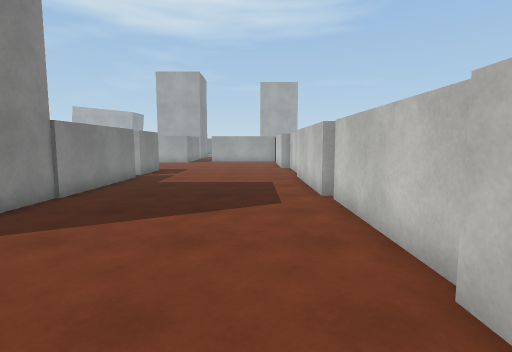
View 1 (above)

24 first-person views from a walk through a 3-D level made in the Unity game engine. The camera is 1.4 m above the floor, tilts 6° down and sees 80° across. The floor is counted in squares, 1 m on a side. Each view is taken from the middle of a square. On the plan, view 1 faces up. The plan holds only what a view shows up to about 14 squares ahead; the rest is blank. The place goes on beyond the plan. The player is left out. Surface patterns are stand-ins for the level's own textures.

View 2
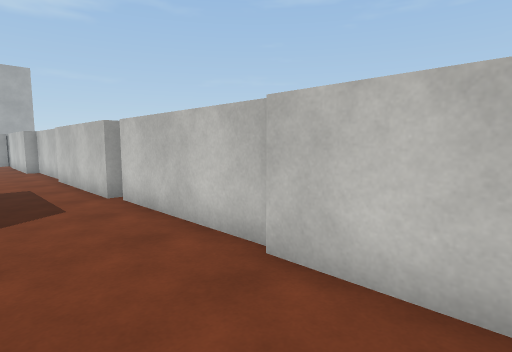

View 3
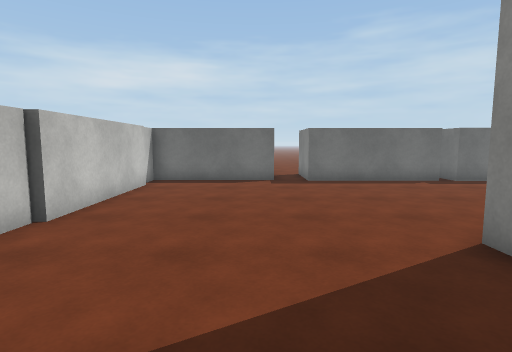

View 4
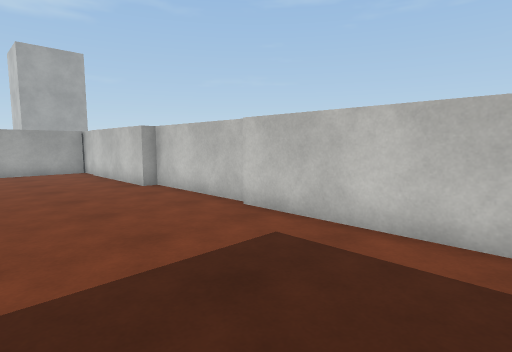

View 5
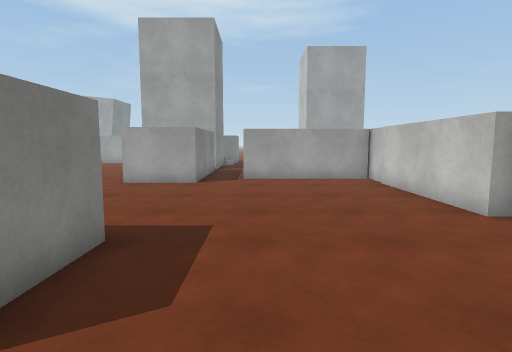

View 6
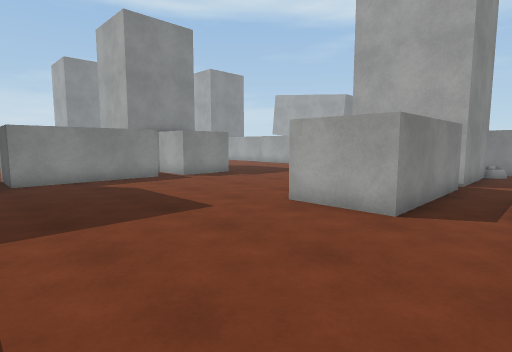

View 7
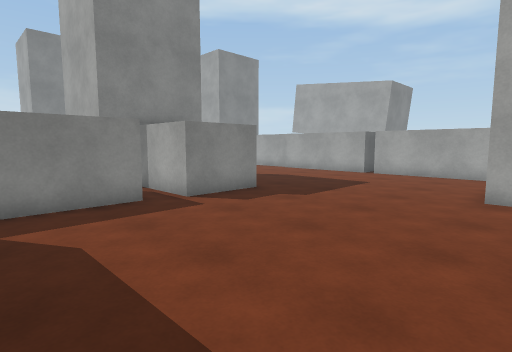

View 8
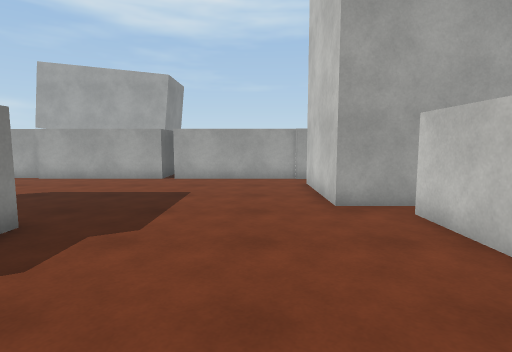

View 9
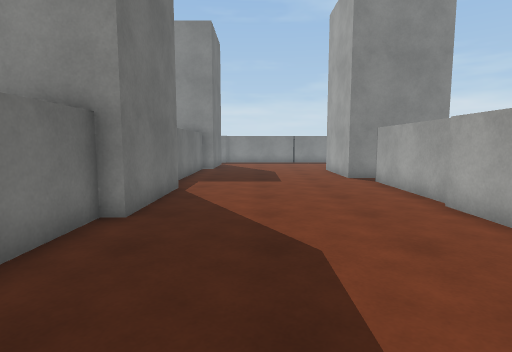

View 10
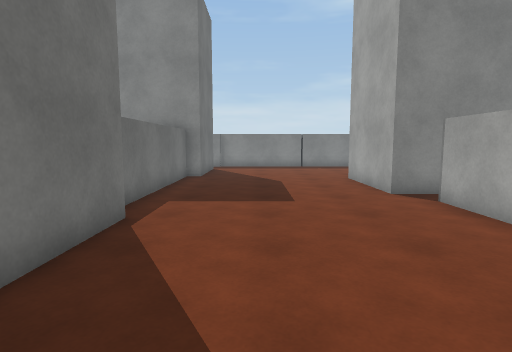

View 11
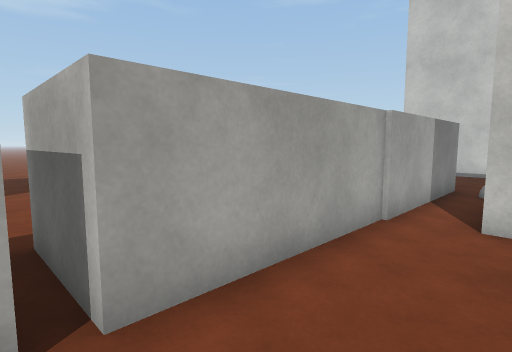

View 12
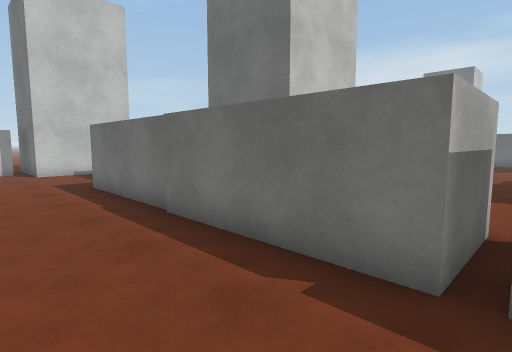

View 13
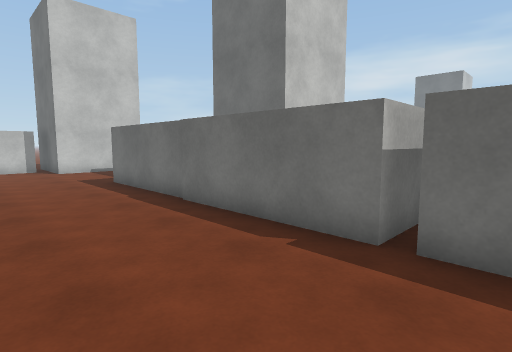

View 14
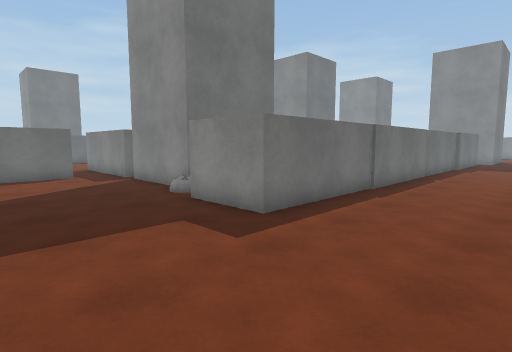

View 15
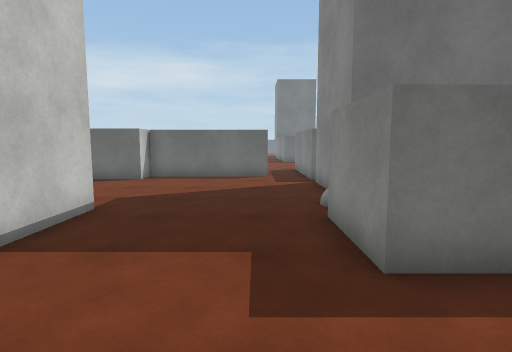

View 16
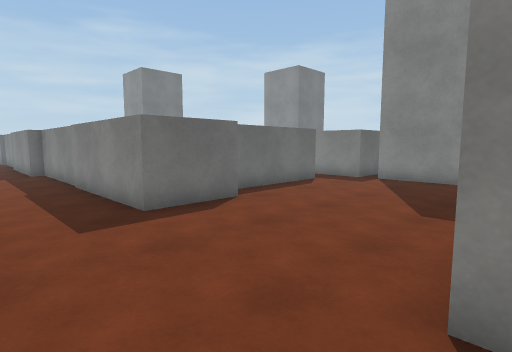

View 17
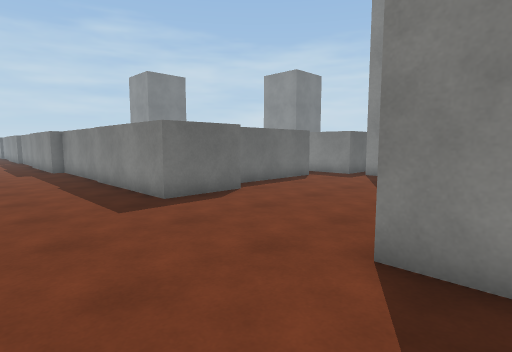

View 18
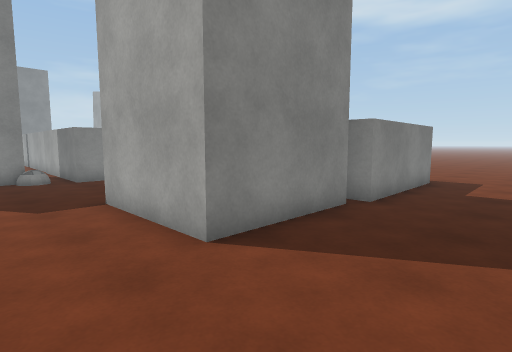

View 19
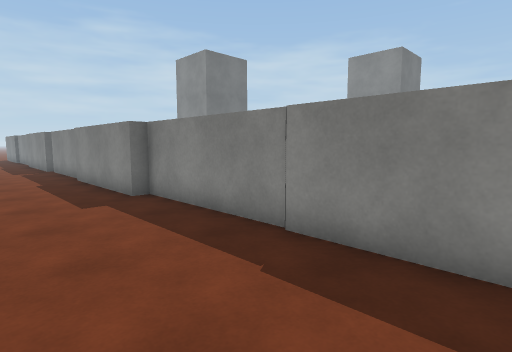

View 20
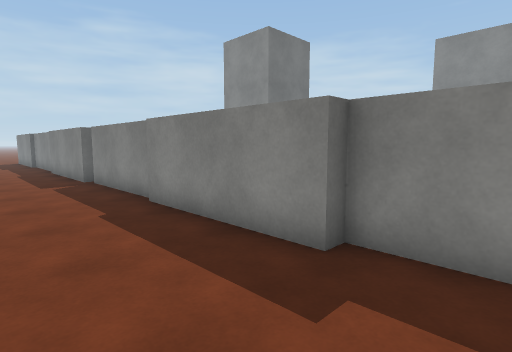

View 21
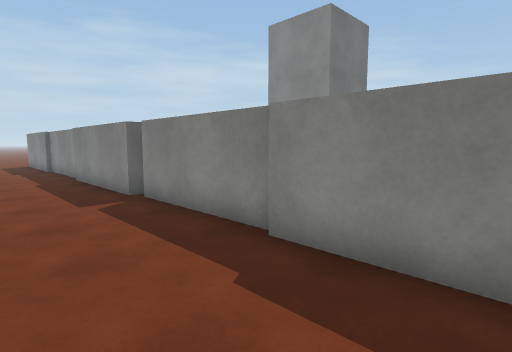

View 22
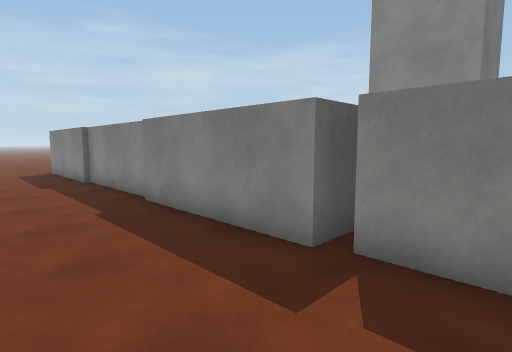

View 23
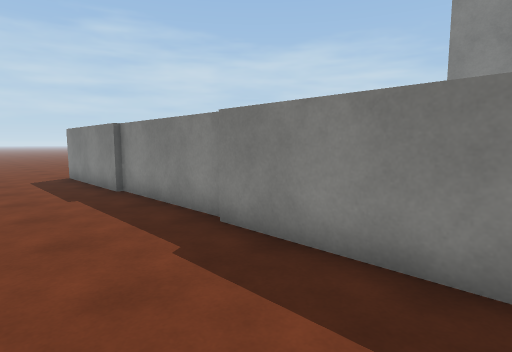

View 24
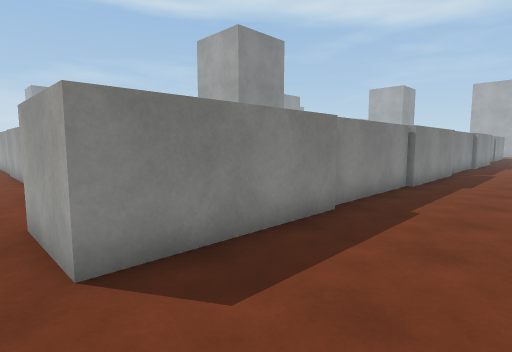

### Floor plan
Key: @ floor where view 1 was taken; . floor; T tower.
Columns run from 28 left of view 1 to 8 right of it. Each row starts with its distance up from view 1.
 41             . .....   ..... .    T..
 40              ...............     T..
 39             ..................T  T..
 38   T         ..................T TT..
 37   T         TTTTTTTTTTTT.....TTTT....
 36   T          TT        T.....T  T....
 35   T.TTTTT    TT        T.....T  T....
 34 TTT......TTTTTTTTTTTTTTT.....TTTT....
 33 ...................TTTTT.............
 32 ...................T   T.............
 31 ...................T   T.............
 30 ...................T   T.............
 29 ...................TTTTT.............
 28 ....................TTTT......TTT...
 27 TTTTTTTTTTTTTT......T  T.TTTTTT T...
 26          T   T......T  T.       T....
 25          T   T......   T.       T...
 24      TTTTT   .......   T.TTTTTT T....
 23              T......TTTT......T T....
 22              T................  T....
 21              T................  T....
 20              T................  T....
 19              T................  T...
 18           TTTT................T T....
 17                    ...........T T....
 16                        T......T T....
 15                        T......T T....
 14                        T......T T....
 13                        T......T T....
 12                        T......T T....
 11                        T......T T....
 10                        T......T T....
  9                        T......T T...
  8                        T......T T....
  7                        T......T T....
  6                        T......T T....
  5                        T......T T....
  4                        T......T T....
  3                       ........T T....
  2                      .........T T....
  1                      .........T T....
  0                     ........@.T T...
 -1                    ...........T T...
 -2                   ............T T....
 -3                   ............T T....
 -4                  TTTTTTTTTTTTTT T....
 -5                   T     T       T....
 -6                    TTTT T       T....
 -7                      .........TTT...
 -8                               .......

Positions as (right, up) in squares from view 1, and headings:
1: (0, 0), facing up
2: (-1, 0), facing up-right
3: (-2, 8), facing down
4: (-3, 8), facing up-right
5: (-3, 12), facing up
6: (-3, 17), facing up-left
7: (-8, 20), facing up-left
8: (-11, 22), facing up
9: (-13, 30), facing left
10: (-17, 30), facing left
11: (-15, 32), facing up-right
12: (-15, 40), facing down-right
13: (-16, 41), facing down-right
14: (0, 41), facing down-left
15: (-3, 40), facing down
16: (7, 34), facing down-left
17: (8, 35), facing down-left
18: (8, 31), facing up-left
19: (8, 26), facing down-left
20: (8, 20), facing down-left
21: (8, 16), facing down-left
22: (8, 10), facing down-left
23: (8, 7), facing down-left
24: (8, -8), facing up-left
